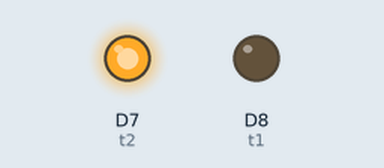
This sketch was run on a simulated ESP8266 (NodeMCU). On the bench: output pins drawn as LEDs (lit = HIGH).

Above: at 2.5 s.
At 7.5 s:
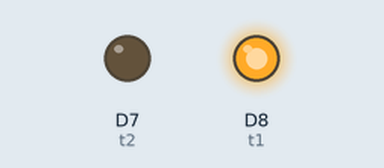
Timing chart, 0 to 13.0 s (numbered marks = the images above):
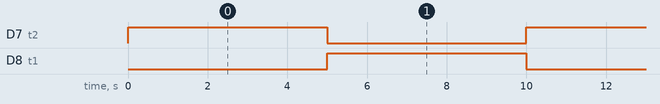

Measured:
- by itself, D7 (t2), D8 (t1): alternates HIGH for 5.0 s and LOW for 5.0 s

The sketch:

test1_led.ino
```cpp
#define t1 D8
#define t2 D7

void setup() {
  // put your setup code here, to run once:
  pinMode(t1,OUTPUT);
  pinMode(t2,OUTPUT);
}

void loop() {
  // put your main code here, to run repeatedly:
  digitalWrite(t1,LOW);
  digitalWrite(t2,HIGH);
  delay(5000);
  digitalWrite(t2,LOW);
  digitalWrite(t1,HIGH);
  delay(5000);
}
```
